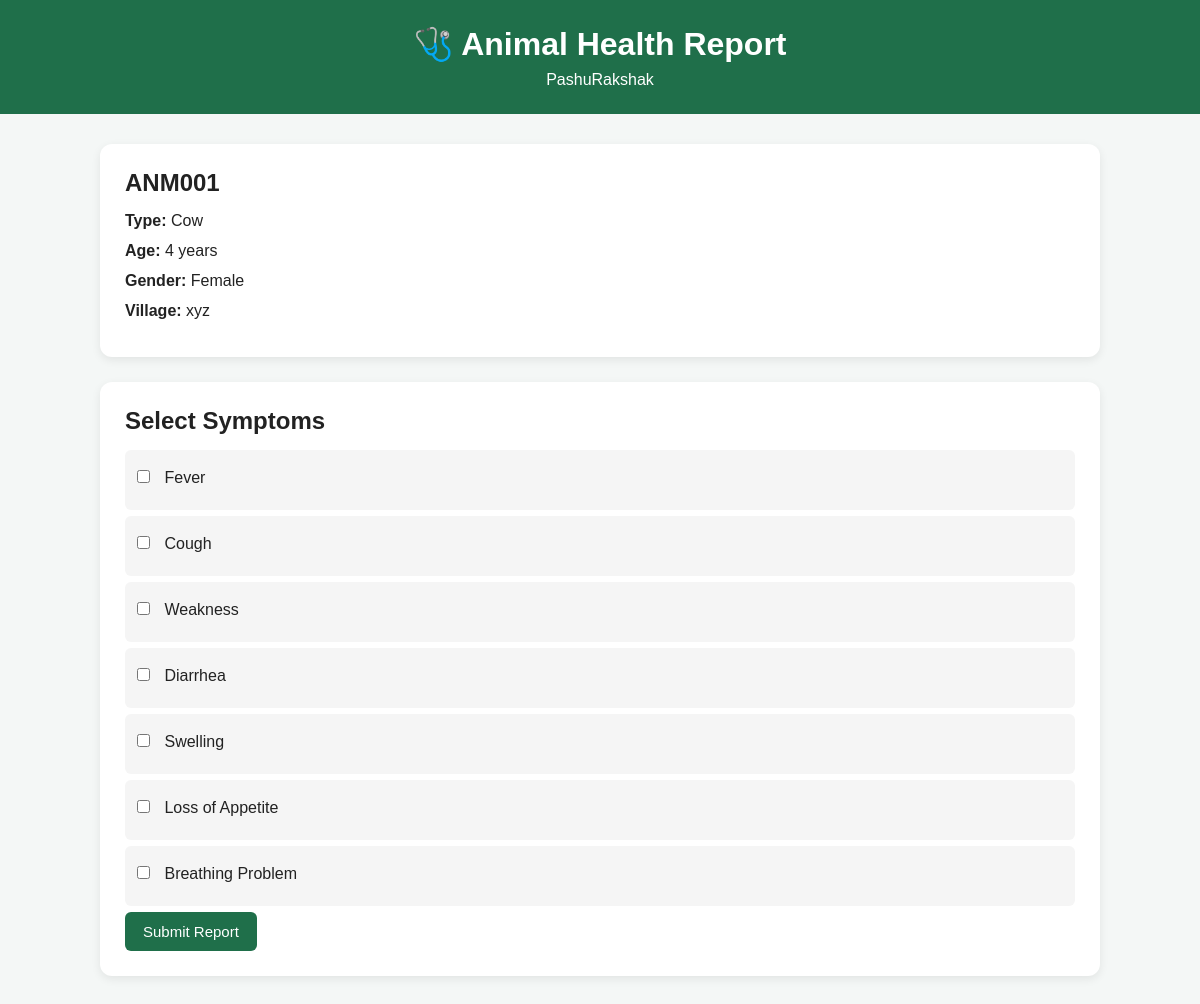
Page /report/ANM001 on the committed database.
### tables this page shows
CREATE TABLE animals (
            id INTEGER PRIMARY KEY AUTOINCREMENT,
            animal_id TEXT UNIQUE NOT NULL,
            farmer_id INTEGER NOT NULL,
            animal_type TEXT NOT NULL,
            age INTEGER,
            gender TEXT,
            FOREIGN KEY (farmer_id) REFERENCES farmers(id)
        );

CREATE TABLE farmers (
            id INTEGER PRIMARY KEY AUTOINCREMENT,
            name TEXT NOT NULL,
            mobile TEXT NOT NULL,
            village TEXT NOT NULL,
            block TEXT,
            district TEXT
        );

### app.py (the view)
@app.route("/report/<animal_id>")
def report_page(animal_id):
    conn = get_db()
    animal = conn.execute("""
        SELECT animals.*, farmers.village
        FROM animals
        JOIN farmers
        ON animals.farmer_id = farmers.id
        WHERE animals.animal_id = ?
    """, (animal_id,)).fetchone()
    conn.close()
    return render_template(
        "report.html",
        animal=animal,
        result=False
    )

### database.py (called while the page is built)
def get_db():
    conn = sqlite3.connect(DATABASE)
    conn.row_factory = sqlite3.Row
    return conn

### templates/report.html (shortened to what this page needs)
<!DOCTYPE html>
<html lang="en">
<head>
    <link rel="stylesheet" href="{{ url_for('static', filename='style.css') }}">
</head>
<body>
    <header>
        <h1>🩺 Animal Health Report</h1>
        <p>PashuRakshak</p>
    </header>
    <div class="container">
        <div class="card">
            <h2>{{ animal["animal_id"] }}</h2>
            <p>
                <strong>Type:</strong>
                {{ animal["animal_type"] }}
            </p>
            <p>
                <strong>Age:</strong>
                {{ animal["age"] }} years
            </p>
            <p>
                <strong>Gender:</strong>
                {{ animal["gender"] }}
            </p>
            <p>
                <strong>Village:</strong>
                {{ animal["village"] }}
            </p>
        </div>
        {% if not result %}
        <div class="card">
            <h2>Select Symptoms</h2>
            <form
                action="/submit-report/{{ animal['animal_id'] }}"
                method="POST"
            >
                <label class="checkbox">
                    <input
                        type="checkbox"
                        name="symptoms"
                        value="Fever"
                    >
                    Fever
                </label>
                <label class="checkbox">
                    <input
                        type="checkbox"
                        name="symptoms"
                        value="Cough"
                    >
                    Cough
                </label>
                <label class="checkbox">
                    <input
                        type="checkbox"
                        name="symptoms"
                        value="Weakness"
                    >
                    Weakness
                </label>
                <label class="checkbox">
                    <input
                        type="checkbox"
                        name="symptoms"
                        value="Diarrhea"
                    >
                    Diarrhea
                </label>
                <label class="checkbox">
                    <input
                        type="checkbox"
                        name="symptoms"
                        value="Swelling"
                    >
                    Swelling
                </label>
                <label class="checkbox">
                    <input
                        type="checkbox"
                        name="symptoms"
                        value="Loss of Appetite"
                    >
                    Loss of Appetite
                </label>
                <label class="checkbox">
                    <input
                        type="checkbox"
                        name="symptoms"
                        value="Breathing Problem"
                    >
                    Breathing Problem
                </label>
                <button type="submit">
                    Submit Report
                </button>
            </form>
        </div>
        {% endif %}
    </div>
</body>
</html>

### static/style.css (style rules this page uses)
* { box-sizing: border-box; margin: 0; padding: 0; }
body { font-family: Arial, sans-serif; background: #f4f7f6; color: #222; }
header { background: #1f6f4a; color: white; padding: 25px; text-align: center; }
header h1 { margin-bottom: 8px; }
.container { width: 90%; max-width: 1000px; margin: 30px auto; }
.card { background: white; padding: 25px; margin-bottom: 25px; border-radius: 12px; box-shadow: 0 3px 10px rgba(0, 0, 0, 0.08); }
.card h2 { margin-bottom: 15px; }
.card p { margin-bottom: 12px; }
input, select { width: 100%; padding: 12px; margin: 8px 0 15px; border: 1px solid #ccc; border-radius: 6px; font-size: 15px; }
button, .btn { display: inline-block; background: #1f6f4a; color: white; padding: 11px 18px; border: none; border-radius: 6px; text-decoration: none; cursor: pointer; font-size: 15px; }
.checkbox { display: block; padding: 12px; margin: 6px 0; background: #f5f5f5; border-radius: 6px; cursor: pointer; }
.checkbox input { width: auto; margin-right: 10px; }

### rows in the picture
animals: animal_id "ANM001", animal_type "Cow", age "4", gender "Female"
farmers: village "xyz"
